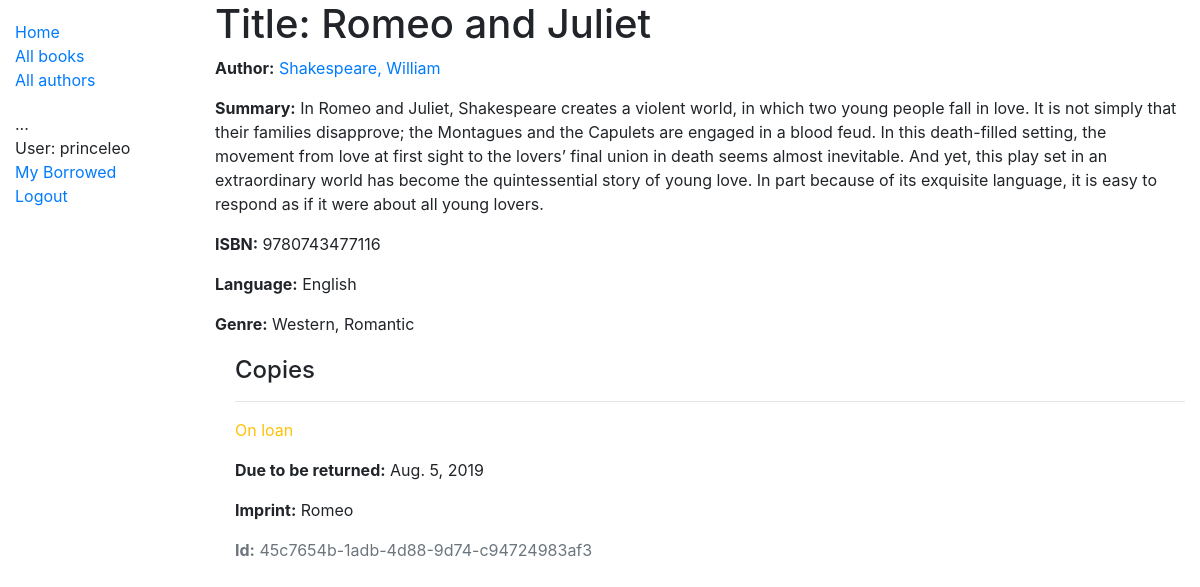
The app's page /catalog/books/1 (signed in) with its own data.
### catalog/models.py (models this page shows, shortened)
class Book(models.Model):
    title  = models.CharField(max_length=200)
    author  = models.ForeignKey("Author", on_delete=models.SET_NULL, null=True)
    summary  = models.TextField(max_length=1000, help_text='Enter a brief description of the book')
    isbn = models.CharField('ISBN', max_length=13, help_text='13 Character <a href="https://www.isbn-international.org/content/what-isbn">ISBN number</a>')
    genre = models.ManyToManyField(Genre, help_text='Select a genre for this book')
    language = models.ForeignKey("Language", on_delete=models.SET_NULL, null=True)
    def display_genre(self):
        """ Craete a string for the Genre.This is required to display genre in BookAdmin """
        return ' , '.join(genre.name for genre in self.genre.all()[:3]) #(Western , Romantic)
    display_genre.short_description = 'Genre'

class Author(models.Model):
    first_name = models.CharField(max_length=100)
    last_name = models.CharField(max_length=100)
    date_of_birth = models.DateField(null=True, blank=True)
    date_of_death = models.DateField('Died', null=True, blank=True)
    class Meta:
        ordering = ['last_name', 'first_name']
    def __str__(self):
        return f'{self.last_name}, {self.first_name}'

class Language(models.Model):
    name = models.CharField(max_length=200,
                            help_text="Enter the book's natural language (e.g. English, French, Japanese etc.)")
    def __str__(self):
        return self.name

class Genre(models.Model):
    name  = models.CharField(max_length=200, help_text='Enter a book genre (e.g. Science Fiction)')
    def __str__(self):
        return self.name

class BookInstance(models.Model):
    id = models.UUIDField(primary_key=True, default=uuid.uuid4, help_text='Unique ID for this particular book across whole library')
    book = models.ForeignKey('Book', on_delete=models.SET_NULL, null=True)
    imprint = models.CharField(max_length=200)
    due_back = models.DateField(null=True, blank=True)
    borrower = models.ForeignKey(User, on_delete=models.SET_NULL, null=True, blank=True)
    LOAN_STATUS = (
        ('m', 'Maintenance'),
        ('o', 'On loan'),
        ('a', 'Available'),
        ('r', 'Reserved'),
    )
    status = models.CharField(
        max_length=1,
        choices=LOAN_STATUS,
        blank=True,
        default='m',
        help_text='Book availability',
    )
    class Meta:
        ordering = ['due_back']
        permissions = (("can_mark_returned", "Set book as returned"),)

### catalog/views.py (the view, shortened to what this page needs)
# urls.py: path('books/<int:pk>', views.BookDetailView.as_view(), name='book-detail'),
class BookDetailView(generic.DetailView):
    model = Book

### catalog/templates/catalog/book_detail.html
{% extends "base_generic.html" %}
{% block content %}
  <h1>Title: {{ book.title }}</h1>
  <p><strong>Author:</strong> <a href="">{{ book.author }}</a></p>
  <p><strong>Summary:</strong> {{ book.summary }}</p>
  <p><strong>ISBN:</strong> {{ book.isbn }}</p>
  <p><strong>Language:</strong> {{ book.language }}</p>
  <p><strong>Genre:</strong> {% for genre in book.genre.all %} {{ genre }}{% if not forloop.last %}, {% endif %}{% endfor %}</p>
  <div style="margin-left:20px;margin-top:20px">
    <h4>Copies</h4>
    {% for copy in book.bookinstance_set.all %}
      <hr>
      <p class="{% if copy.status == 'a' %}text-success{% elif copy.status == 'm' %}text-danger{% else %}text-warning{% endif %}">{{ copy.get_status_display }}</p>
      {% if copy.status != 'a' %}
        <p><strong>Due to be returned:</strong> {{copy.due_back}}</p>
      {% endif %}
      <p><strong>Imprint:</strong> {{copy.imprint}}</p>
      <p class="text-muted"><strong>Id:</strong> {{copy.id}}</p>
    {% endfor %}
  </div>
{% endblock %}

### catalog/templates/base_generic.html (shortened to what this page needs)
{% load static %}
<!DOCTYPE html>
<html lang="en">
<head>
  <link rel="stylesheet" href="https://stackpath.bootstrapcdn.com/bootstrap/4.1.3/css/bootstrap.min.css">
  {% load static %}
  <link rel="stylesheet" href="{% static 'css/styles.css' %}">
</head>
<body>
  <div class="container-fluid">
    <div class="row">
      <div class="col-sm-2">
      {% block sidebar %}
        <ul class="sidebar-nav">
          <li><a href="{% url 'index' %}">Home</a></li>
          <li><a href="{% url 'books' %}">All books</a></li>
          <li><a href="{% url 'authors' %}">All authors</a></li>
        </ul>
        <ul class="sidebar-nav">
          ...
         {% if user.is_authenticated %}
           <li>User: {{ user.get_username }}</li>
           <li><a href="{% url 'my-borrowed' %}">My Borrowed</a></li>
           <li><a href="{% url 'logout'%}?next={{request.path}}">Logout</a></li>
         {% else %}
           <li><a href="{% url 'login'%}?next={{request.path}}">Login</a></li>
         {% endif %}
        </ul>
     {% endblock %}
      </div>
      <div class="col-sm-10 ">{% block content %}{% endblock %}</div>
    </div>
  </div>
</body>
</html>

### catalog/static/css/styles.css (style rules this page uses)
.sidebar-nav { margin-top: 20px; padding: 0; list-style: none; }

### records on screen
Book: title "Romeo and Juliet", author "Shakespeare, William", summary "In Romeo and Juliet, Shakespeare creates a violent world, in which two young people fall in love. It is not simply that their families disapprove; the Montagues and the Capulets are engaged in a blood feud. In this death-filled setting, the movement from love at first sight to the lovers’ final union in death seems almost inevitable. And yet, this play set in an extraordinary world has become the quintessential story of young love. In part because of its exquisite language, it is easy to respond as if it were about all young lovers.", isbn "9780743477116", language "English"
Genre: name "Western"
Genre: name "Romantic"
BookInstance: status "On loan", due_back "Aug. 5, 2019", imprint "Romeo", id "45c7654b-1adb-4d88-9d74-c94724983af3"

### other values on screen
{{ user.get_username }} "princeleo"
